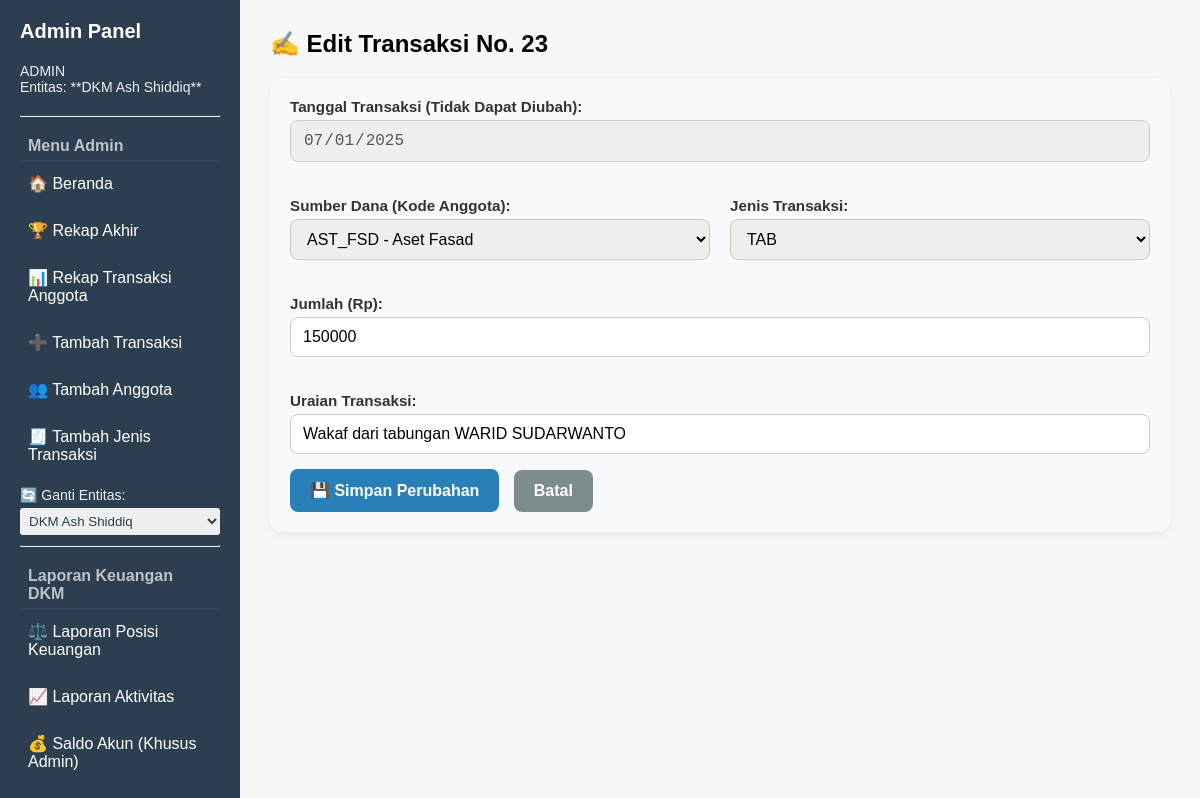
The app's page /edit_transaksi/23 (signed in), older data.
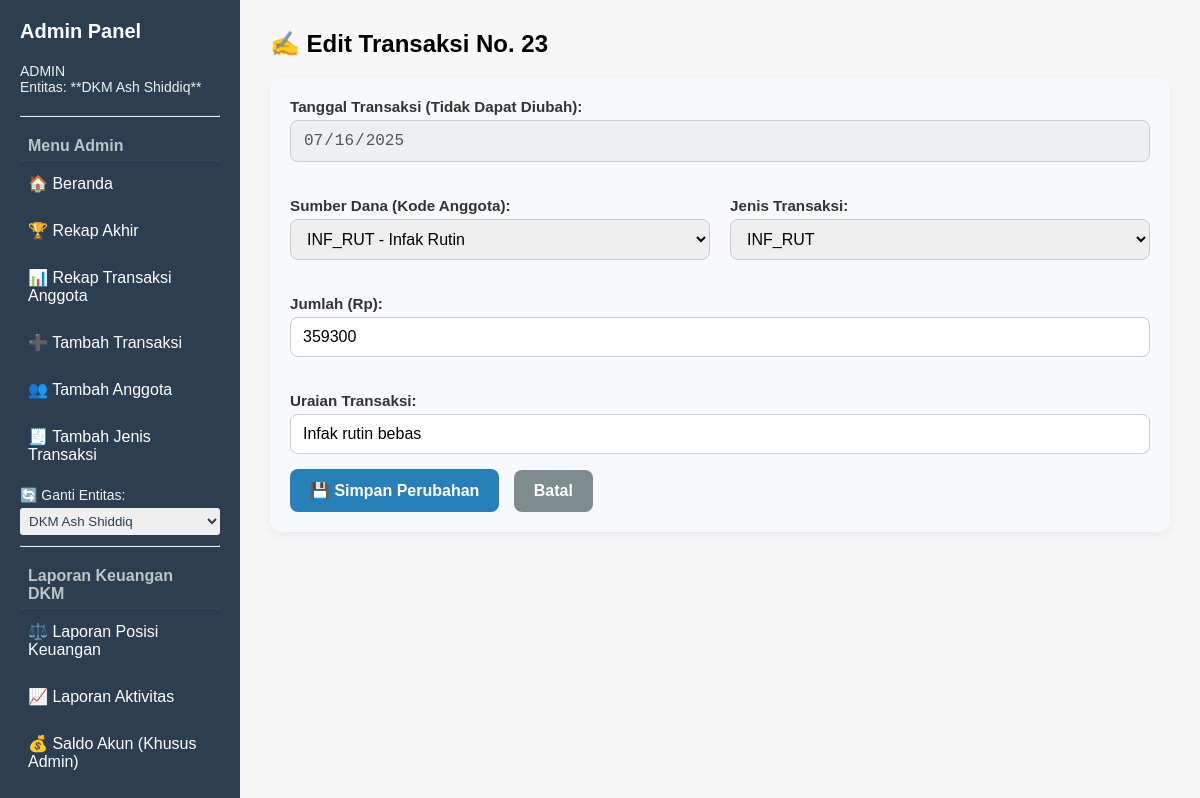
The same page, newer data.
### tables this page shows
CREATE TABLE Transaksi (
    No INTEGER PRIMARY KEY,
    KodeAnggota TEXT,
    KodeJenisTrans TEXT,
    KdTanggal INTEGER,
    Jumlah INTEGER,
    Uraian TEXT,
    FOREIGN KEY (KodeAnggota) REFERENCES Anggota(KodeAnggota),
    FOREIGN KEY (KodeJenisTrans) REFERENCES JenisTransaksi(KodeJenisTrans),
    FOREIGN KEY (KdTanggal) REFERENCES HeaderTransaksi(IDTanggal)
);

CREATE TABLE "HeaderTransaksi" (
	"IDTanggal"	INTEGER,
	"Tanggal"	TEXT,
	PRIMARY KEY("IDTanggal")
);

CREATE TABLE JenisTransaksi (    KodeJenisTrans TEXT PRIMARY KEY,    JenisTransaksi TEXT NOT NULL, KategoriTransaksi TEXT);

CREATE TABLE "Anggota" (
    NoAnggota,
	KodeAnggota TEXT PRIMARY KEY,
    NamaAnggota TEXT
    -- kolom lain jika ada
, JenisAnggota TEXT);

### app.py (the view, shortened to what this page needs)
@app.route("/edit_transaksi/<int:id>", methods=["GET", "POST"])
def edit_transaksi(id):
    if "user" not in session or session["user"] != "admin":
        return redirect(url_for("login"))
    entitas = session.get("entitas", "jurangmangucare")
    if entitas == "dkm":
        tipe_anggota_entitas = "Anggota MAS"
    else:
        tipe_anggota_entitas = "Orang JMCare"
    conn = get_connection(entitas)
    data = conn.execute("""
        SELECT T.*, H.Tanggal AS TglTransaksi
        FROM Transaksi T
        JOIN HeaderTransaksi H ON T.KdTanggal = H.IDTanggal
        WHERE T.No = ?
    """, (id,)).fetchone()
    if data is None:
        conn.close()
        flash("Transaksi tidak ditemukan.", "error")
        return redirect(url_for("tambah"))
    anggota_list = conn.execute("""
        SELECT KodeAnggota, NamaAnggota FROM Anggota
        WHERE JenisAnggota IN (?, 'AkunInternal')
        ORDER BY NamaAnggota
    """, (tipe_anggota_entitas,)).fetchall()
    jenis_list = conn.execute("""
        SELECT KodeJenisTrans, JenisTransaksi FROM JenisTransaksi
        ORDER BY KodeJenisTrans
    """).fetchall()
    conn.close()
    return render_template("edit_transaksi.html", data=data, anggota_list=anggota_list, jenis_list=jenis_list)

### app.py (called while the page is built)
def get_connection(entitas=None):
    if not entitas:
        entitas = 'jurangmangucare'
    if entitas == 'jurangmangucare':
        db_name = 'jurangmangucare.db'
    elif entitas == 'dkm':
        db_name = 'DKMAshShiddiq.db'
    else:
        raise ValueError("Entitas tidak dikenal: {}".format(entitas))
    conn = sqlite3.connect(db_name)
    conn.row_factory = sqlite3.Row
    return conn

### templates/edit_transaksi.html (shortened to what this page needs)
{% extends "base_admin.html" %}
{% block content %}
<h2>✍️ Edit Transaksi No. {{ data['No'] }}</h2>
<div class="form-container">
    <form method="POST">
        <div class="form-row">
            <div class="form-group full-width">
                <label for="tanggal">Tanggal Transaksi (Tidak Dapat Diubah):</label>
                <input type="date" name="tanggal_display" id="tanggal" value="{{ data['TglTransaksi'] }}" disabled>
            </div>
            <div class="form-group">
                <label for="kode_anggota">Sumber Dana (Kode Anggota):</label>
                <select name="kode_anggota" id="kode_anggota" required>
                    {% for anggota in anggota_list %}
                        <option value="{{ anggota['KodeAnggota'] }}" {% if data['KodeAnggota'] == anggota['KodeAnggota'] %}selected{% endif %}>
                            {{ anggota['KodeAnggota'] }} - {{ anggota['NamaAnggota'] }}
                        </option>
                    {% endfor %}
                </select>
            </div>
            <div class="form-group">
                <label for="kode_jenis">Jenis Transaksi:</label>
                <select name="kode_jenis" id="kode_jenis" required>
                    {% for jenis in jenis_list %}
                        <option value="{{ jenis['KodeJenisTrans'] }}" {% if jenis['KodeJenisTrans'] == data['KodeJenisTrans'] %}selected{% endif %}>
                            {{ jenis['KodeJenisTrans'] }}
                        </option>
                    {% endfor %}
                </select>
            </div>
            <div class="form-group full-width">
                <label for="jumlah">Jumlah (Rp):</label>
                <input type="number" name="jumlah" id="jumlah" value="{{ data['Jumlah'] }}" step="any" required>
            </div>
            <div class="form-group full-width">
                <label for="uraian">Uraian Transaksi:</label>
                <input type="text" name="uraian" id="uraian" value="{{ data['Uraian'] }}" required>
            </div>
        </div>
        <button type="submit" class="btn-action btn-submit">💾 Simpan Perubahan</button>
        <a href="{{ url_for('tambah') }}" class="btn-action btn-cancel">Batal</a>
    </form>
</div>
{% endblock %}

### templates/base_admin.html (shortened to what this page needs)
<!doctype html>
<html lang="id">
<head>
</head>
<body>
    <div class="sidebar">
        <h2>Admin Panel</h2>
        <p style="font-size: 14px; margin-bottom: 20px; color: #ecf0f1;">
            {% if session.get('user') == 'admin' %}
                ADMIN
            {% else %}
                User: {{ session.get('user') }}
            {% endif %}
            <br>
            Entitas:
            {% if session.get('entitas') == 'dkm' %}
                **DKM Ash Shiddiq**
            {% else %}
                **JurangmanguCare**
            {% endif %}
        </p>
        <hr style="border-top: 1px solid #34495e; margin: 10px 0;">
        {% if session.get('user') == 'admin' %}
            <div class="menu-header">Menu Admin</div>
            <a href="{{ url_for('index') }}">🏠 Beranda</a>
            <a href="{{ url_for('rekapakhir') }}">🏆 Rekap Akhir</a>
            <a href="{{ url_for('index_viewrekap') }}">📊 Rekap Transaksi Anggota</a>
            <a href="{{ url_for('tambah') }}">➕ Tambah Transaksi</a>
            <a href="{{ url_for('tambah_anggota') }}">👥 Tambah Anggota</a>
            <a href="{{ url_for('tambah_jenis') }}">🧾 Tambah Jenis Transaksi</a>
            <form method="POST" action="{{ url_for('ganti_entitas_proses') }}" style="margin-top: 15px; margin-bottom: 10px;">
                <label for="entitas" style="font-size: 14px; margin-bottom: 5px; color: #ecf0f1; display: block;">
                    🔄 Ganti Entitas:
                </label>
                <select name="entitas" onchange="this.form.submit()" style="width: 100%; padding: 5px; border-radius: 3px; border: none; color: #2c3e50;">
                    <option value="dkm" {% if session.get('entitas') == 'dkm' %}selected{% endif %}>DKM Ash Shiddiq</option>
                </select>
            </form>
            <hr style="border-top: 1px solid #34495e; margin: 10px 0;">
        {% endif %}
        {% if session.get('entitas') == 'dkm' %}
            <div class="menu-header">Laporan Keuangan DKM</div>
            <a href="{{ url_for('lap_posisi_keuangan') }}" title="Laporan Posisi Keuangan">⚖️ Laporan Posisi Keuangan</a>
            <a href="{{ url_for('lap_aktivitas') }}" title="Laporan Aktivitas">📈 Laporan Aktivitas</a>
            <a href="{{ url_for('saldo_akun') }}" title="Laporan Saldo Akun">💰 Saldo Akun (Khusus Admin)</a>
            <a href="{{ url_for('buku_besar') }}" title="Laporan Buku Besar">📒 Buku Besar (Khusus Admin)</a>
        {% endif %}
    </div>
    <div class="main-content">
        {% block content %}{% endblock %}
    </div>
</body>
</html>

### templates/base_admin.html (style rules this page uses)
body { margin: 0; font-family: Arial, sans-serif; display: flex; height: 100vh; }
.sidebar { width: 240px; background-color: #2c3e50; color: white; padding: 20px; box-sizing: border-box; overflow-y: auto; }
.sidebar h2 { font-size: 20px; margin-bottom: 20px; }
.sidebar a { display: block; color: white; text-decoration: none; margin-bottom: 12px; padding: 8px; border-radius: 5px; }
.menu-header { font-weight: bold; color: #bdc3c7; margin: 15px 0 5px 0; padding: 5px 8px; border-bottom: 1px solid #34495e; }
.main-content { flex: 1; padding: 30px; overflow-y: auto; background-color: #f7f7f7; }
h2 { margin-top: 0; }

### templates/edit_transaksi.html (style rules this page uses)
.form-container { background-color: #f7f9fc; padding: 20px; border-radius: 12px; box-shadow: 0 4px 10px rgba(0, 0, 0, 0.05); margin-bottom: 30px; }
.form-group { display: flex; flex-direction: column; margin-bottom: 15px; }
.form-group label { font-weight: 600; margin-bottom: 5px; color: #333; font-size: 0.95rem; }
.form-group input[type="date"], .form-group input[type="text"], .form-group input[type="number"], .form-group select { padding: 10px 12px; border: 1px solid #ccc; border-radius: 8px; font-size: 1rem; width: 100%; box-sizing: border-box; }
.btn-action { padding: 12px 20px; border: none; border-radius: 8px; cursor: pointer; font-size: 1rem; font-weight: bold; transition: background-color 0.3s ease; text-decoration: none; display: inline-block; text-align: center; margin-right: 10px; }
.btn-submit { background-color: #2980b9; color: white; }
.btn-cancel { background-color: #7f8c8d; color: white; }
@media (min-width: 600px) { .form-row { display: grid; grid-template-columns: repeat(2, 1fr); gap: 20px; } }
@media (min-width: 600px) { .form-row .full-width { grid-column: 1 / -1; } }
input[name="tanggal_display"] { background-color: #ecf0f1 !important; cursor: not-allowed; }

Row changes from the older to the newer data that the page shows:
no longer on this page (row unchanged): HeaderTransaksi: tanggal_display "07/01/2025"
changed Transaksi id 23: kode_anggota (not shown) → "INF_RUT - Infak Rutin"; kode_jenis "TAB" → "INF_RUT"; jumlah "150000" → "359300"; uraian "Wakaf dari tabungan WARID SUDARWANTO" → "Infak rutin bebas"
added HeaderTransaksi: tanggal_display "07/16/2025"
Text that changed along with them:
form field kode_anggota: "AST_FSD - Aset Fasad" → (not shown)
